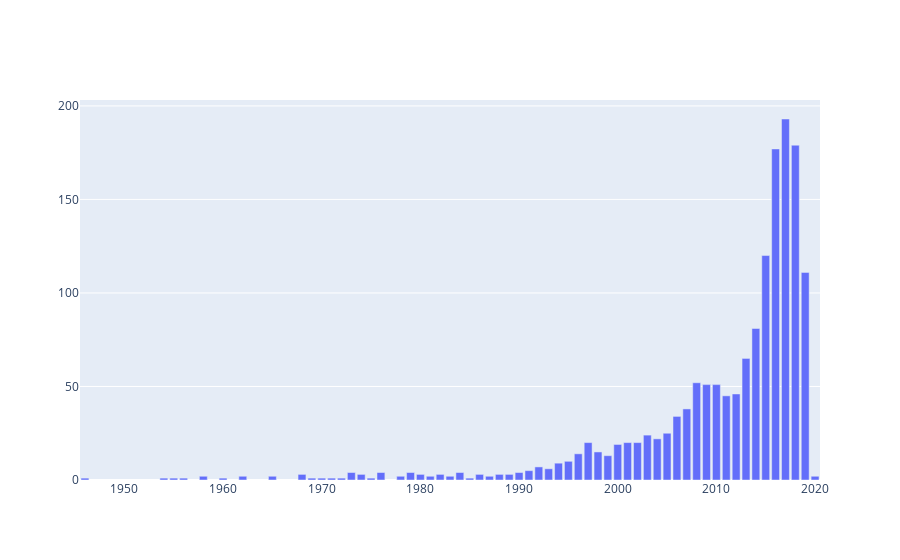

Notebook code cell kept with this figure:
### Markdown cell above
### Production of films per year 
In here, the researchers want to know if a large production of films per year correlates to the success of those films. To do this, a bar graph is used to illustrate the number of films released per year.

### Code cell
temp_df2 = netflix_titles_rating_2000['release_year'].value_counts().reset_index()

# create trace1
rating_count = go.Bar(
                x = temp_df2['index'],
                y = temp_df2['release_year'],
                name="Movies",)

fig = go.Figure(data = [rating_count])
fig.show()

### Figure 1 — Plotly figure (JSON) as saved in the notebook; plotly's stock layout.template omitted (floating-point values rounded to 4 significant figures)
{"data": [{"name": "Movies", "type": "bar", "x": [2017, 2018, 2016, 2015, 2019, 2014, 2013, 2008, 2010, 2009, 2012, 2011, 2007, 2006, 2005, 2003, 2004, 1997, 2002, 2001, 2000, 1998, 1996, 1999, 1995, 1994, 1992, 1993, 1991, 1973, 1984, 1979, 1990, 1976, 1986, 1988, 1982, 1968, 1980, 1989, 1974, 1958, 1962, 1965, 2020, 1978, 1981, 1983, 1987, 1975, 1972, 1971, 1970, 1969, 1985, 1960, 1956, 1955, 1954, 1946], "y": [193, 179, 177, 120, 111, 81, 65, 52, 51, 51, 46, 45, 38, 34, 25, 24, 22, 20, 20, 20, 19, 15, 14, 13, 10, 9, 7, 6, 5, 4, 4, 4, 4, 4, 3, 3, 3, 3, 3, 3, 3, 2, 2, 2, 2, 2, 2, 2, 2, 1, 1, 1, 1, 1, 1, 1, 1, 1, 1, 1]}], "layout": {}}
